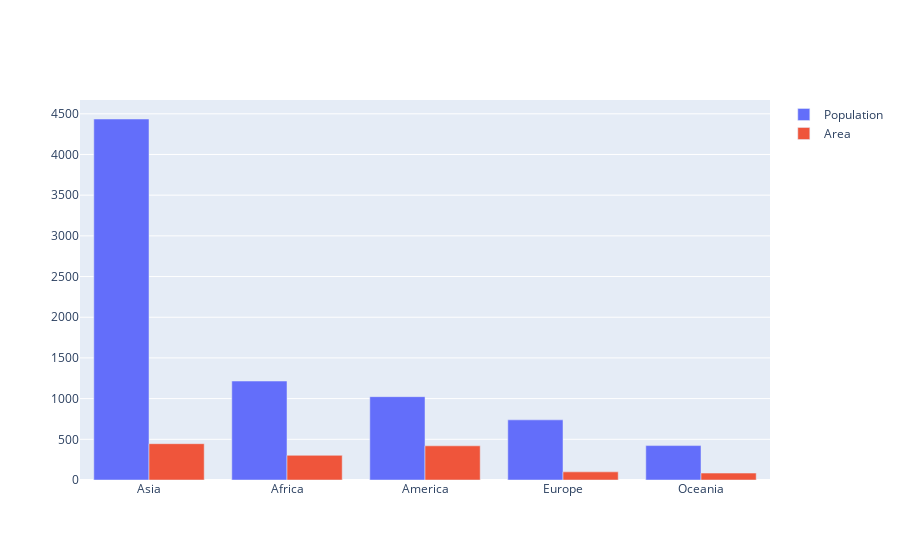

The code cell stored with this chart in its notebook:
### Markdown cell above
By Default Bar plot with multiple traces is group plot.

### Code cell
bar1 = go.Bar(x=continents, y=population, name='Population')
bar2 = go.Bar(x=continents, y=area, name='Area')
data = [bar1, bar2]
layout = go.Layout(barmode='group')
fig = go.Figure(data=data, layout=layout)
offline.iplot(fig)

### Figure 1 — Plotly figure (JSON) as saved in the notebook; plotly's stock layout.template omitted (floating-point values rounded to 4 significant figures)
{"data": [{"name": "Population", "type": "bar", "x": ["Asia", "Africa", "America", "Europe", "Oceania"], "y": [4436, 1216, 1024, 739, 423]}, {"name": "Area", "type": "bar", "x": ["Asia", "Africa", "America", "Europe", "Oceania"], "y": [446, 303, 420, 100, 85]}], "layout": {"autosize": true, "barmode": "group", "xaxis": {"autorange": true, "range": [-0.5, 4.5], "type": "category"}, "yaxis": {"autorange": true, "range": [0, 4669.0], "type": "linear"}}}
